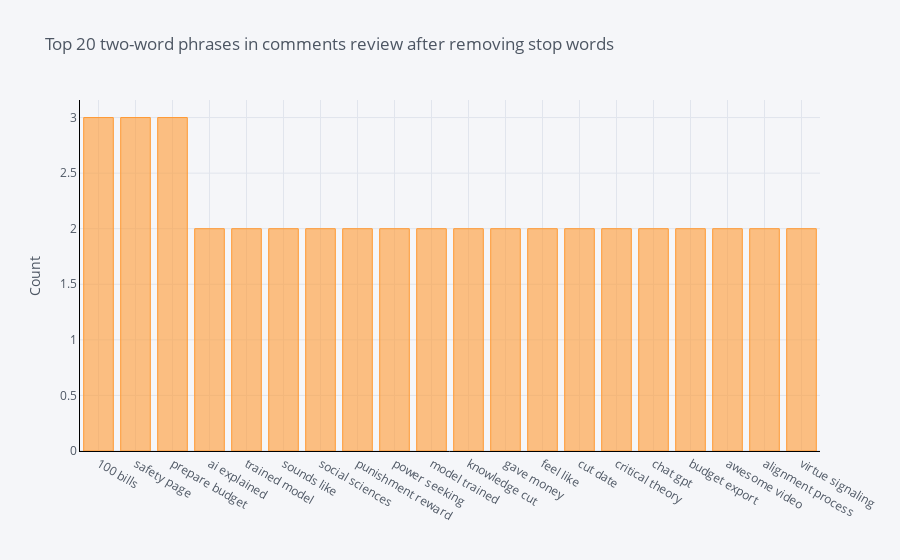
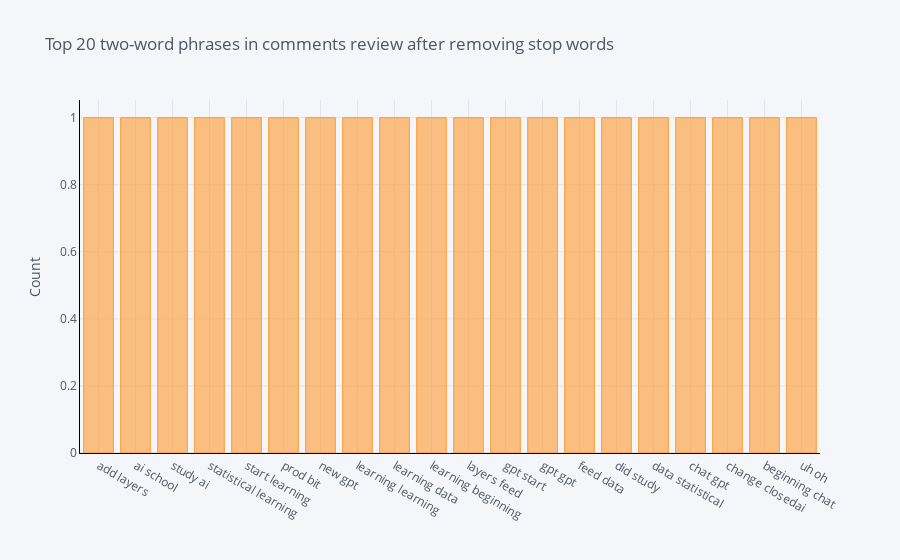

The notebook cell saved with these charts, in order:
### Code cell
# Bigram

def get_top_n_bigram(corpus, n=None):
        vec = CountVectorizer(ngram_range = (2,2), stop_words = list(stop_words)).fit(corpus)
        bag_of_words = vec.transform(corpus)
        sum_words = bag_of_words.sum(axis=0) 
        words_freq = [(word, sum_words[0, idx]) for word, idx in vec.vocabulary_.items()]
        words_freq =sorted(words_freq, key = lambda x: x[1], reverse=True)
        return words_freq[:n]

print('Bigrams. From top to bottom: positive, neutral and negative sentiments')    
print (' ')
for df in sent_dfs:
    
    common_words = get_top_n_bigram(df['text'], 20)
    for word, freq in common_words:
        print(word, freq)
    df2 = pd.DataFrame(common_words, columns = ['CommentsText' , 'count'])
    df2.groupby('CommentsText').sum()['count'].sort_values(ascending=False).iplot(kind='bar', yTitle='Count', linecolor='black', title='Top 20 two-word phrases in comments review after removing stop words')

### Figure 1 — Plotly figure (JSON) as saved in the notebook; plotly's stock layout.template omitted (floating-point values rounded to 4 significant figures)
{"data": [{"marker": {"color": "rgba(255, 153, 51, 0.6)", "line": {"color": "rgba(255, 153, 51, 1.0)", "width": 1}}, "name": "count", "orientation": "v", "text": "", "type": "bar", "x": ["100 bills", "safety page", "prepare budget", "ai explained", "trained model", "sounds like", "social sciences", "punishment reward", "power seeking", "model trained", "knowledge cut", "gave money", "feel like", "cut date", "critical theory", "chat gpt", "budget export", "awesome video", "alignment process", "virtue signaling"], "y": [3, 3, 3, 2, 2, 2, 2, 2, 2, 2, 2, 2, 2, 2, 2, 2, 2, 2, 2, 2]}], "layout": {"legend": {"bgcolor": "#F5F6F9", "font": {"color": "#4D5663"}}, "paper_bgcolor": "#F5F6F9", "plot_bgcolor": "#F5F6F9", "title": {"font": {"color": "#4D5663"}, "text": "Top 20 two-word phrases in comments review after removing stop words"}, "xaxis": {"gridcolor": "#E1E5ED", "linecolor": "black", "showgrid": true, "tickfont": {"color": "#4D5663"}, "title": {"font": {"color": "#4D5663"}, "text": ""}, "zerolinecolor": "#E1E5ED"}, "yaxis": {"gridcolor": "#E1E5ED", "linecolor": "black", "showgrid": true, "tickfont": {"color": "#4D5663"}, "title": {"font": {"color": "#4D5663"}, "text": "Count"}, "zerolinecolor": "#E1E5ED"}}}

### Figure 2 — Plotly figure (JSON) as saved in the notebook; plotly's stock layout.template omitted (floating-point values rounded to 4 significant figures)
{"data": [{"marker": {"color": "rgba(255, 153, 51, 0.6)", "line": {"color": "rgba(255, 153, 51, 1.0)", "width": 1}}, "name": "count", "orientation": "v", "text": "", "type": "bar", "x": ["add layers", "ai school", "study ai", "statistical learning", "start learning", "prod bit", "new gpt", "learning learning", "learning data", "learning beginning", "layers feed", "gpt start", "gpt gpt", "feed data", "did study", "data statistical", "chat gpt", "change closedai", "beginning chat", "uh oh"], "y": [1, 1, 1, 1, 1, 1, 1, 1, 1, 1, 1, 1, 1, 1, 1, 1, 1, 1, 1, 1]}], "layout": {"legend": {"bgcolor": "#F5F6F9", "font": {"color": "#4D5663"}}, "paper_bgcolor": "#F5F6F9", "plot_bgcolor": "#F5F6F9", "title": {"font": {"color": "#4D5663"}, "text": "Top 20 two-word phrases in comments review after removing stop words"}, "xaxis": {"gridcolor": "#E1E5ED", "linecolor": "black", "showgrid": true, "tickfont": {"color": "#4D5663"}, "title": {"font": {"color": "#4D5663"}, "text": ""}, "zerolinecolor": "#E1E5ED"}, "yaxis": {"gridcolor": "#E1E5ED", "linecolor": "black", "showgrid": true, "tickfont": {"color": "#4D5663"}, "title": {"font": {"color": "#4D5663"}, "text": "Count"}, "zerolinecolor": "#E1E5ED"}}}
